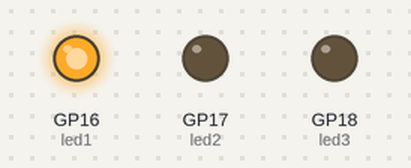
A program run on a simulated Raspberry Pi Pico running MicroPython. Shown: output pins drawn as LEDs (lit = HIGH).

Above: at 0.2 s.
At 1.2 s:
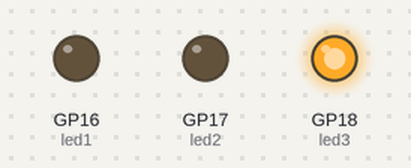
At 2.7 s:
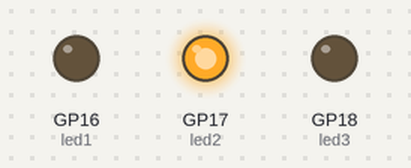
At 3.7 s:
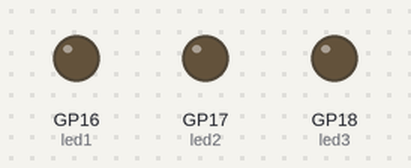
Timing chart, 0 to 4.6 s (numbered marks = the images above):
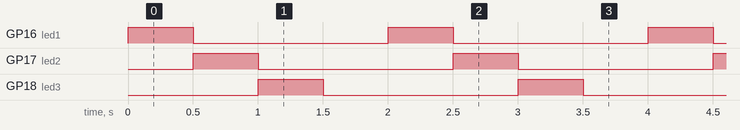

Measured:
- by itself, GP16 (led1), GP17 (led2), GP18 (led3): alternates HIGH for 0.50 s and LOW for 1.5 s
- by itself, everything shown: repeats every 2.0 s, in 4 steps

The program:

resistor_effect.py
```python
from machine import Pin
import time

# Initialize the LED and button pins
led1 = Pin(16, Pin.OUT)
led2 = Pin(17, Pin.OUT)
led3 = Pin(18, Pin.OUT)


while True:
    led1.on()
    time.sleep(0.5)
    led1.off()
    led2.on()
    time.sleep(0.5)
    led2.off()
    led3.on()
    time.sleep(0.5)
    led3.off()
    time.sleep(0.5)
```
